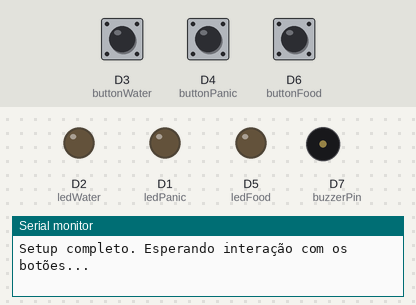
Simulated run of this sketch. Board: ESP8266 (NodeMCU). Parts: output pins drawn as LEDs (lit = HIGH), buzzer (waves = sounding), the last lines printed to the serial monitor. Inputs (shaded band) come from the test bench; at power-on: D3 (buttonWater) HIGH, D4 (buttonPanic) HIGH, D6 (buttonFood) HIGH.

Above: at 1.2 s.
1.3 s: D3 (buttonWater) pulled LOW for 0.15 s
At 1.7 s:
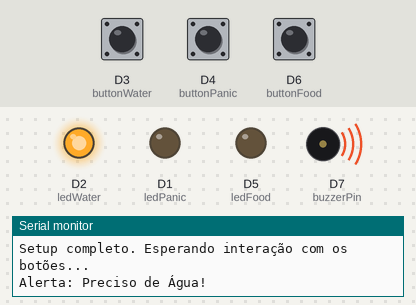
3.3 s: D4 (buttonPanic) pulled LOW for 1 s
At 3.7 s:
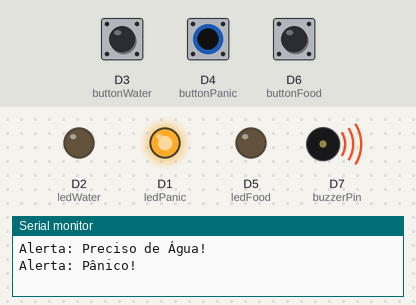
5.9 s: D6 (buttonFood) pulled LOW for 3.2 s
At 6.15 s:
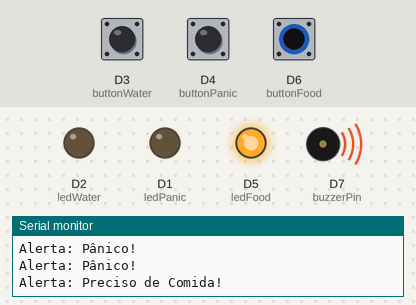
10.6 s: D3 (buttonWater) pulled LOW for 3.2 s
At 11.0 s:
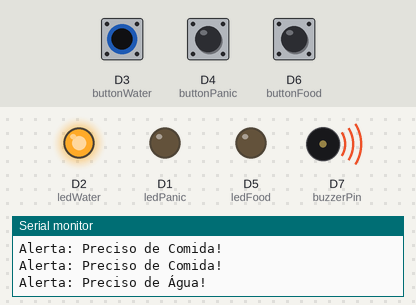
15.3 s: D4 (buttonPanic) pulled LOW for 3.2 s
At 19.4 s:
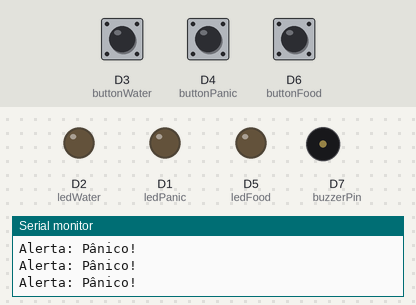
20.0 s: D3 (buttonWater) driven LOW and D4 (buttonPanic) driven LOW
At 21.8 s:
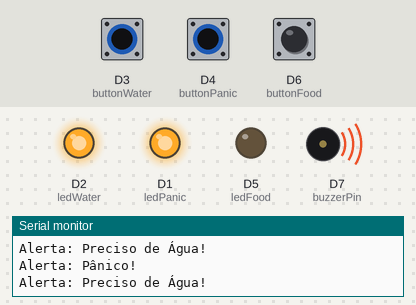
Timing chart, 0 to 24.0 s (numbered marks = the images above; inputs shaded):
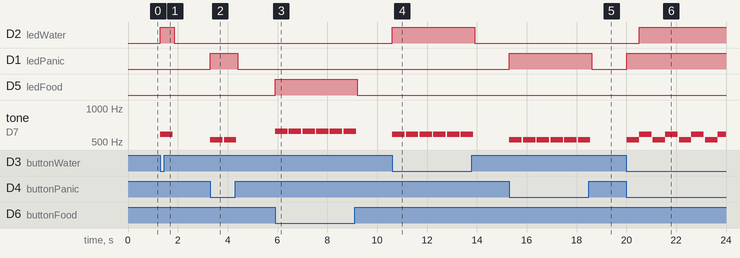

Measured:
- after the input at 1.3 s, D2 (ledWater): LOW → HIGH at once, → LOW 0.55 s later; tone on D7 (buzzerPin): silent → 587 Hz at once, → silent 0.50 s later
- after the input at 3.3 s, D1 (ledPanic): LOW → HIGH at once, → LOW 1.1 s later; tone on D7 (buzzerPin): alternates 523 Hz for 0.50 s and silent for 0.05 s, 4 changes in all, then stays silent, starting at once
- after the input at 5.9 s, D5 (ledFood): LOW → HIGH at once, → LOW 3.3 s later; tone on D7 (buzzerPin): alternates 622 Hz for 0.50 s and silent for 0.05 s, 12 changes in all, then stays silent, starting at once
- after the input at 10.6 s, D2 (ledWater): LOW → HIGH at once, → LOW 3.3 s later; tone on D7 (buzzerPin): alternates 587 Hz for 0.50 s and silent for 0.05 s, 12 changes in all, then stays silent, starting at once
- after the input at 15.3 s, D1 (ledPanic): LOW → HIGH at once, → LOW 3.3 s later; tone on D7 (buzzerPin): alternates 523 Hz for 0.50 s and silent for 0.05 s, 12 changes in all, then stays silent, starting at once
- after the input at 20.0 s, D2 (ledWater): LOW → HIGH after 0.51 s; D1 (ledPanic): LOW → HIGH at once; tone on D7 (buzzerPin): silent → 523 Hz at once, then repeats every 1.1 s: 587 Hz 0.50 s, silent 0.05 s, 523 Hz 0.50 s

The sketch:

BotoesPanico.ino
```cpp
#include <Arduino.h>

// Definição dos pinos dos componentes
const int buttonPanic = D4;  // Botão Vermelho (Pânico)
const int buttonWater = D3;  // Botão Azul (Água)
const int buttonFood = D6;   // Botão Verde (Comida)
const int buzzerPin = D7;    // Pino do Buzzer

// Pinos para os LEDs
const int ledPanic = D1;     // LED Vermelho (Pânico)
const int ledWater = D2;     // LED Azul (Água)
const int ledFood = D5;      // LED Verde (Comida)

// Frequências das notas
const int freqDo = 523;      // Frequência do Dó (C)
const int freqRe = 587;      // Frequência do Ré (D)
const int freqMi = 622;      // Frequência do Mi (E)

void setup() {
  Serial.begin(9600);

  // Configuração dos pinos como INPUT_PULLUP para os botões e OUTPUT para os LEDs e buzzer
  pinMode(buttonPanic, INPUT_PULLUP);
  pinMode(buttonWater, INPUT_PULLUP);
  pinMode(buttonFood, INPUT_PULLUP);
  pinMode(buzzerPin, OUTPUT);
  pinMode(ledPanic, OUTPUT);
  pinMode(ledWater, OUTPUT);
  pinMode(ledFood, OUTPUT);

  // Inicializa LEDs como apagados
  digitalWrite(ledPanic, LOW);
  digitalWrite(ledWater, LOW);
  digitalWrite(ledFood, LOW);

  Serial.println("Setup completo. Esperando interação com os botões...");
}

void loop() {
  // Leitura do estado dos botões
  int panicState = digitalRead(buttonPanic);
  int waterState = digitalRead(buttonWater);
  int foodState = digitalRead(buttonFood);

  // Verificação dos botões pressionados
  if (panicState == LOW) {
    // Botão de pânico pressionado
    digitalWrite(ledPanic, HIGH);
    tone(buzzerPin, freqDo);  // Frequência do Dó (C)
    Serial.println("Alerta: Pânico!");
    delay(500);
  } else {
    digitalWrite(ledPanic, LOW);
  }

  if (waterState == LOW) {
    // Botão de água pressionado
    digitalWrite(ledWater, HIGH);
    tone(buzzerPin, freqRe);  // Frequência do Ré (D)
    Serial.println("Alerta: Preciso de Água!");
    delay(500);
  } else {
    digitalWrite(ledWater, LOW);
  }

  if (foodState == LOW) {
    // Botão de comida pressionado
    digitalWrite(ledFood, HIGH);
    tone(buzzerPin, freqMi);  // Frequência do Mi (E)
    Serial.println("Alerta: Preciso de Comida!");
    delay(500);
  } else {
    digitalWrite(ledFood, LOW);
  }

  // Desliga o buzzer
  noTone(buzzerPin);

  // Pequena pausa para estabilidade
  delay(50);
}
```
